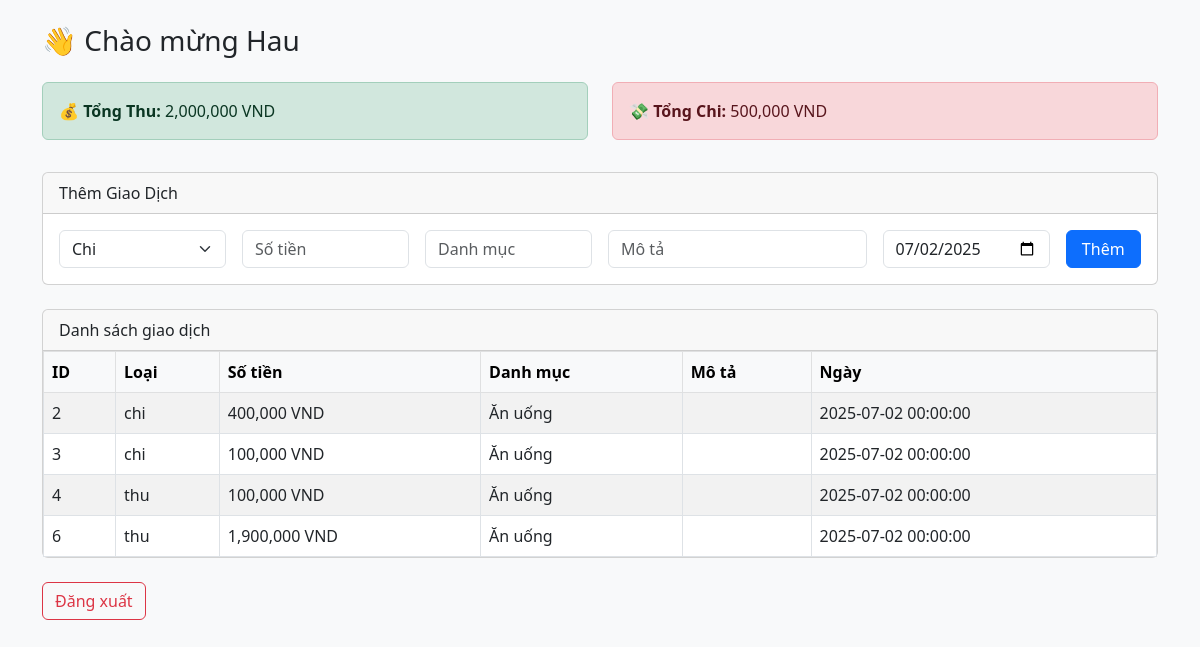
/dashboard (signed in), run on the app's committed database.
### tables this page shows
CREATE TABLE giao_dich (
                id INTEGER PRIMARY KEY AUTOINCREMENT,
                loai TEXT NOT NULL,
                so_tien REAL NOT NULL,
                danh_muc TEXT NOT NULL,
                mo_ta TEXT,
                ngay TEXT NOT NULL
            );

### app.py (the view)
@app.route('/dashboard')
def dashboard():
    if 'user' not in session:
        return redirect(url_for('login'))
    conn = sqlite3.connect(DB_PATH)
    cursor = conn.cursor()
    cursor.execute('SELECT * FROM giao_dich ORDER BY ngay DESC')
    giao_dich = cursor.fetchall()
    cursor.execute("SELECT SUM(so_tien) FROM giao_dich WHERE loai = 'thu'")
    tong_thu = cursor.fetchone()[0] or 0
    cursor.execute("SELECT SUM(so_tien) FROM giao_dich WHERE loai = 'chi'")
    tong_chi = cursor.fetchone()[0] or 0
    conn.close()
    return render_template('dashboard.html', giao_dich=giao_dich, tong_thu=tong_thu, tong_chi=tong_chi, current_date=datetime.now().strftime('%Y-%m-%d'))

### templates/dashboard.html (shortened to what this page needs)
<!DOCTYPE html>
<html lang="vi">
<head>
    <link href="https://cdn.jsdelivr.net/npm/bootstrap@5.3.0/dist/css/bootstrap.min.css" rel="stylesheet">
</head>
<body class="bg-light">
<div class="container mt-4">
    <h3 class="mb-4">👋 Chào mừng {{ session['user'] }}</h3>
    <div class="row mb-3">
        <div class="col-md-6">
            <div class="alert alert-success">
                💰 <strong>Tổng Thu:</strong> {{ "{:,.0f}".format(tong_thu) }} VND
            </div>
        </div>
        <div class="col-md-6">
            <div class="alert alert-danger">
                💸 <strong>Tổng Chi:</strong> {{ "{:,.0f}".format(tong_chi) }} VND
            </div>
        </div>
    </div>
    <div class="card mb-4">
        <div class="card-header">Thêm Giao Dịch</div>
        <div class="card-body">
            <form method="POST" action="{{ url_for('add_transaction') }}">
                <div class="row g-3">
                    <div class="col-md-2">
                        <select name="loai" class="form-select">
                            <option value="chi">Chi</option>
                        </select>
                    </div>
                    <div class="col-md-2">
                        <input type="number" step="0.01" name="so_tien" class="form-control" placeholder="Số tiền" required>
                    </div>
                    <div class="col-md-2">
                        <input type="text" name="danh_muc" class="form-control" placeholder="Danh mục" required>
                    </div>
                    <div class="col-md-3">
                        <input type="text" name="mo_ta" class="form-control" placeholder="Mô tả">
                    </div>
                    <div class="col-md-2">
                        <input type="date" name="ngay" class="form-control" value="{{ current_date }}">
                    </div>
                    <div class="col-md-1 d-grid">
                        <button type="submit" class="btn btn-primary">Thêm</button>
                    </div>
                </div>
            </form>
        </div>
    </div>
    <div class="card">
        <div class="card-header">Danh sách giao dịch</div>
        <div class="card-body p-0">
            <table class="table table-bordered table-striped mb-0">
                <thead class="table-light">
                    <tr>
                        <th>ID</th>
                        <th>Loại</th>
                        <th>Số tiền</th>
                        <th>Danh mục</th>
                        <th>Mô tả</th>
                        <th>Ngày</th>
                    </tr>
                </thead>
                <tbody>
                    {% for gd in giao_dich %}
                    <tr>
                        <td>{{ gd[0] }}</td>
                        <td>{{ gd[1] }}</td>
                        <td>{{ "{:,.0f}".format(gd[2]) }} VND</td>
                        <td>{{ gd[3] }}</td>
                        <td>{{ gd[4] }}</td>
                        <td>{{ gd[5] }}</td>
                    </tr>
                    {% else %}
                    <tr><td colspan="6" class="text-center">Không có giao dịch nào</td></tr>
                    {% endfor %}
                </tbody>
            </table>
        </div>
    </div>
    <a href="{{ url_for('logout') }}" class="btn btn-outline-danger mt-4">Đăng xuất</a>
</div>
</body>
</html>

### data on the page
giao_dich: id "2", loai "chi", so_tien "400,000", danh_muc "Ăn uống", ngay "2025-07-02 00:00:00"
giao_dich: id "3", loai "chi", so_tien "100,000", danh_muc "Ăn uống", ngay "2025-07-02 00:00:00"
giao_dich: id "4", loai "thu", so_tien "100,000", danh_muc "Ăn uống", ngay "2025-07-02 00:00:00"
giao_dich: id "6", loai "thu", so_tien "1,900,000", danh_muc "Ăn uống", ngay "2025-07-02 00:00:00"

### other printed values
{{ session['user'] }} "Hau"
{{ "{:,.0f}".format(tong_thu) }} "2,000,000"
{{ "{:,.0f}".format(tong_chi) }} "500,000"
